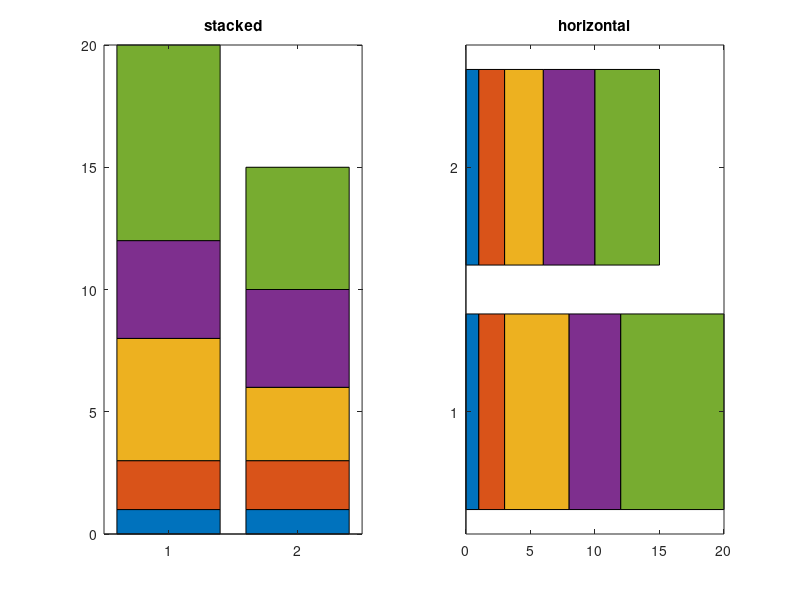

The MATLAB script that drew this image:
x=[1 2 5 4 8]; y=[x;1:5];
subplot(1,2,1);
bar(y,'stacked');
title('stacked');

subplot(1,2,2);
barh(y,'stacked');
title('horizontal');
